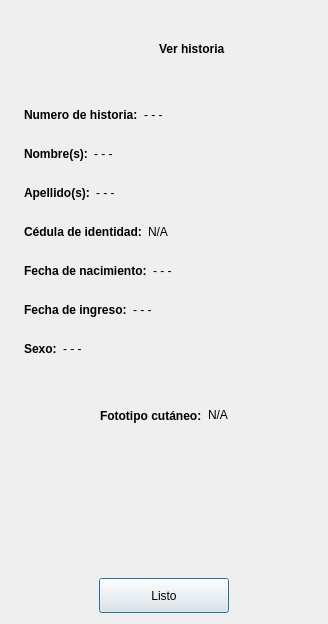
<?xml version="1.0" encoding="UTF-8"?>
<ui version="4.0">
 <class>dlgVerHistoria</class>
 <widget class="QDialog" name="dlgVerHistoria">
  <property name="geometry">
   <rect>
    <x>0</x>
    <y>0</y>
    <width>328</width>
    <height>624</height>
   </rect>
  </property>
  <property name="windowTitle">
   <string>Ver historia</string>
  </property>
  <property name="windowIcon">
   <iconset resource="recursos.qrc">
    <normaloff>:/img/logo_icono_nuevo.ico</normaloff>:/img/logo_icono_nuevo.ico</iconset>
  </property>
  <layout class="QGridLayout" name="gridLayout">
   <item row="0" column="0">
    <layout class="QVBoxLayout" name="verticalLayout_3">
     <item>
      <layout class="QVBoxLayout" name="verticalLayout_2">
       <item>
        <layout class="QHBoxLayout" name="horizontalLayout">
         <property name="sizeConstraint">
          <enum>QLayout::SetDefaultConstraint</enum>
         </property>
         <item>
          <spacer name="horizontalSpacer_14">
           <property name="orientation">
            <enum>Qt::Horizontal</enum>
           </property>
           <property name="sizeHint" stdset="0">
            <size>
             <width>40</width>
             <height>20</height>
            </size>
           </property>
          </spacer>
         </item>
         <item>
          <widget class="QLabel" name="etqLogoVer">
           <property name="minimumSize">
            <size>
             <width>50</width>
             <height>50</height>
            </size>
           </property>
           <property name="maximumSize">
            <size>
             <width>50</width>
             <height>50</height>
            </size>
           </property>
           <property name="text">
            <string/>
           </property>
           <property name="pixmap">
            <pixmap resource="recursos.qrc">:/img/historia.png</pixmap>
           </property>
           <property name="scaledContents">
            <bool>true</bool>
           </property>
          </widget>
         </item>
         <item>
          <widget class="QLabel" name="etqVer">
           <property name="font">
            <font>
             <weight>75</weight>
             <bold>true</bold>
            </font>
           </property>
           <property name="text">
            <string>Ver historia</string>
           </property>
          </widget>
         </item>
         <item>
          <spacer name="horizontalSpacer_7">
           <property name="orientation">
            <enum>Qt::Horizontal</enum>
           </property>
           <property name="sizeHint" stdset="0">
            <size>
             <width>40</width>
             <height>20</height>
            </size>
           </property>
          </spacer>
         </item>
        </layout>
       </item>
       <item>
        <spacer name="verticalSpacer_6">
         <property name="orientation">
          <enum>Qt::Vertical</enum>
         </property>
         <property name="sizeType">
          <enum>QSizePolicy::Fixed</enum>
         </property>
         <property name="sizeHint" stdset="0">
          <size>
           <width>20</width>
           <height>13</height>
          </size>
         </property>
        </spacer>
       </item>
       <item>
        <layout class="QHBoxLayout" name="horizontalLayout_12">
         <item>
          <spacer name="horizontalSpacer_12">
           <property name="orientation">
            <enum>Qt::Horizontal</enum>
           </property>
           <property name="sizeType">
            <enum>QSizePolicy::Fixed</enum>
           </property>
           <property name="sizeHint" stdset="0">
            <size>
             <width>13</width>
             <height>20</height>
            </size>
           </property>
          </spacer>
         </item>
         <item>
          <layout class="QVBoxLayout" name="verticalLayout">
           <item>
            <layout class="QHBoxLayout" name="horizontalLayout_11">
             <item>
              <widget class="QLabel" name="etqTituloIdHist">
               <property name="font">
                <font>
                 <weight>75</weight>
                 <bold>true</bold>
                </font>
               </property>
               <property name="text">
                <string>&lt;html&gt;&lt;head/&gt;&lt;body&gt;&lt;p&gt;Numero de historia:&lt;/p&gt;&lt;/body&gt;&lt;/html&gt;</string>
               </property>
              </widget>
             </item>
             <item>
              <widget class="QLabel" name="etqHistoria">
               <property name="minimumSize">
                <size>
                 <width>0</width>
                 <height>20</height>
                </size>
               </property>
               <property name="maximumSize">
                <size>
                 <width>251</width>
                 <height>20</height>
                </size>
               </property>
               <property name="font">
                <font>
                 <weight>50</weight>
                 <bold>false</bold>
                </font>
               </property>
               <property name="text">
                <string>&lt;html&gt;&lt;head/&gt;&lt;body&gt;&lt;p&gt;- - -&lt;/p&gt;&lt;/body&gt;&lt;/html&gt;</string>
               </property>
              </widget>
             </item>
             <item>
              <spacer name="horizontalSpacer_11">
               <property name="orientation">
                <enum>Qt::Horizontal</enum>
               </property>
               <property name="sizeHint" stdset="0">
                <size>
                 <width>40</width>
                 <height>20</height>
                </size>
               </property>
              </spacer>
             </item>
            </layout>
           </item>
           <item>
            <spacer name="verticalSpacer_5">
             <property name="orientation">
              <enum>Qt::Vertical</enum>
             </property>
             <property name="sizeType">
              <enum>QSizePolicy::Fixed</enum>
             </property>
             <property name="sizeHint" stdset="0">
              <size>
               <width>20</width>
               <height>13</height>
              </size>
             </property>
            </spacer>
           </item>
           <item>
            <layout class="QHBoxLayout" name="horizontalLayout_6">
             <item>
              <widget class="QLabel" name="etqTituloNombre">
               <property name="font">
                <font>
                 <weight>75</weight>
                 <bold>true</bold>
                </font>
               </property>
               <property name="text">
                <string>&lt;html&gt;&lt;head/&gt;&lt;body&gt;&lt;p&gt;Nombre(s):&lt;/p&gt;&lt;/body&gt;&lt;/html&gt;</string>
               </property>
              </widget>
             </item>
             <item>
              <widget class="QLabel" name="etqNombre">
               <property name="minimumSize">
                <size>
                 <width>0</width>
                 <height>20</height>
                </size>
               </property>
               <property name="maximumSize">
                <size>
                 <width>251</width>
                 <height>20</height>
                </size>
               </property>
               <property name="font">
                <font>
                 <weight>50</weight>
                 <bold>false</bold>
                </font>
               </property>
               <property name="text">
                <string>&lt;html&gt;&lt;head/&gt;&lt;body&gt;&lt;p&gt;- - -&lt;/p&gt;&lt;/body&gt;&lt;/html&gt;</string>
               </property>
              </widget>
             </item>
             <item>
              <spacer name="horizontalSpacer_5">
               <property name="orientation">
                <enum>Qt::Horizontal</enum>
               </property>
               <property name="sizeHint" stdset="0">
                <size>
                 <width>40</width>
                 <height>20</height>
                </size>
               </property>
              </spacer>
             </item>
            </layout>
           </item>
           <item>
            <spacer name="verticalSpacer_3">
             <property name="orientation">
              <enum>Qt::Vertical</enum>
             </property>
             <property name="sizeType">
              <enum>QSizePolicy::Fixed</enum>
             </property>
             <property name="sizeHint" stdset="0">
              <size>
               <width>20</width>
               <height>13</height>
              </size>
             </property>
            </spacer>
           </item>
           <item>
            <layout class="QHBoxLayout" name="horizontalLayout_5">
             <item>
              <widget class="QLabel" name="etqTituloApellido">
               <property name="font">
                <font>
                 <weight>75</weight>
                 <bold>true</bold>
                </font>
               </property>
               <property name="text">
                <string>&lt;html&gt;&lt;head/&gt;&lt;body&gt;&lt;p&gt;Apellido(s):&lt;/p&gt;&lt;/body&gt;&lt;/html&gt;</string>
               </property>
              </widget>
             </item>
             <item>
              <widget class="QLabel" name="etqApellido">
               <property name="minimumSize">
                <size>
                 <width>0</width>
                 <height>20</height>
                </size>
               </property>
               <property name="maximumSize">
                <size>
                 <width>251</width>
                 <height>20</height>
                </size>
               </property>
               <property name="font">
                <font>
                 <weight>50</weight>
                 <bold>false</bold>
                </font>
               </property>
               <property name="text">
                <string>&lt;html&gt;&lt;head/&gt;&lt;body&gt;&lt;p&gt;- - -&lt;/p&gt;&lt;/body&gt;&lt;/html&gt;</string>
               </property>
              </widget>
             </item>
             <item>
              <spacer name="horizontalSpacer_6">
               <property name="orientation">
                <enum>Qt::Horizontal</enum>
               </property>
               <property name="sizeHint" stdset="0">
                <size>
                 <width>40</width>
                 <height>20</height>
                </size>
               </property>
              </spacer>
             </item>
            </layout>
           </item>
           <item>
            <spacer name="verticalSpacer_4">
             <property name="orientation">
              <enum>Qt::Vertical</enum>
             </property>
             <property name="sizeType">
              <enum>QSizePolicy::Fixed</enum>
             </property>
             <property name="sizeHint" stdset="0">
              <size>
               <width>20</width>
               <height>13</height>
              </size>
             </property>
            </spacer>
           </item>
           <item>
            <layout class="QHBoxLayout" name="horizontalLayout_4">
             <item>
              <widget class="QLabel" name="etqTituloCedula">
               <property name="font">
                <font>
                 <weight>75</weight>
                 <bold>true</bold>
                </font>
               </property>
               <property name="text">
                <string>&lt;html&gt;&lt;head/&gt;&lt;body&gt;&lt;p&gt;Cédula de identidad:&lt;/p&gt;&lt;/body&gt;&lt;/html&gt;</string>
               </property>
              </widget>
             </item>
             <item>
              <widget class="QLabel" name="etqCedula">
               <property name="minimumSize">
                <size>
                 <width>91</width>
                 <height>16</height>
                </size>
               </property>
               <property name="maximumSize">
                <size>
                 <width>91</width>
                 <height>16</height>
                </size>
               </property>
               <property name="font">
                <font>
                 <weight>50</weight>
                 <bold>false</bold>
                </font>
               </property>
               <property name="text">
                <string>&lt;html&gt;&lt;head/&gt;&lt;body&gt;&lt;p&gt;N/A&lt;/p&gt;&lt;/body&gt;&lt;/html&gt;</string>
               </property>
              </widget>
             </item>
             <item>
              <spacer name="horizontalSpacer_9">
               <property name="orientation">
                <enum>Qt::Horizontal</enum>
               </property>
               <property name="sizeHint" stdset="0">
                <size>
                 <width>40</width>
                 <height>20</height>
                </size>
               </property>
              </spacer>
             </item>
            </layout>
           </item>
           <item>
            <spacer name="verticalSpacer_7">
             <property name="orientation">
              <enum>Qt::Vertical</enum>
             </property>
             <property name="sizeType">
              <enum>QSizePolicy::Fixed</enum>
             </property>
             <property name="sizeHint" stdset="0">
              <size>
               <width>20</width>
               <height>13</height>
              </size>
             </property>
            </spacer>
           </item>
           <item>
            <layout class="QHBoxLayout" name="horizontalLayout_3">
             <item>
              <widget class="QLabel" name="etqTituloFechaNac">
               <property name="font">
                <font>
                 <weight>75</weight>
                 <bold>true</bold>
                </font>
               </property>
               <property name="text">
                <string>&lt;html&gt;&lt;head/&gt;&lt;body&gt;&lt;p&gt;Fecha de nacimiento:&lt;/p&gt;&lt;/body&gt;&lt;/html&gt;</string>
               </property>
              </widget>
             </item>
             <item>
              <widget class="QLabel" name="etqFechaNac">
               <property name="minimumSize">
                <size>
                 <width>91</width>
                 <height>16</height>
                </size>
               </property>
               <property name="maximumSize">
                <size>
                 <width>91</width>
                 <height>16</height>
                </size>
               </property>
               <property name="font">
                <font>
                 <weight>50</weight>
                 <bold>false</bold>
                </font>
               </property>
               <property name="text">
                <string>&lt;html&gt;&lt;head/&gt;&lt;body&gt;&lt;p&gt;- - -&lt;/p&gt;&lt;/body&gt;&lt;/html&gt;</string>
               </property>
              </widget>
             </item>
             <item>
              <spacer name="horizontalSpacer_13">
               <property name="orientation">
                <enum>Qt::Horizontal</enum>
               </property>
               <property name="sizeHint" stdset="0">
                <size>
                 <width>40</width>
                 <height>20</height>
                </size>
               </property>
              </spacer>
             </item>
            </layout>
           </item>
           <item>
            <spacer name="verticalSpacer_9">
             <property name="orientation">
              <enum>Qt::Vertical</enum>
             </property>
             <property name="sizeType">
              <enum>QSizePolicy::Fixed</enum>
             </property>
             <property name="sizeHint" stdset="0">
              <size>
               <width>20</width>
               <height>13</height>
              </size>
             </property>
            </spacer>
           </item>
           <item>
            <layout class="QHBoxLayout" name="horizontalLayout_7">
             <item>
              <widget class="QLabel" name="etqTituloFechaIng">
               <property name="font">
                <font>
                 <weight>75</weight>
                 <bold>true</bold>
                </font>
               </property>
               <property name="text">
                <string>&lt;html&gt;&lt;head/&gt;&lt;body&gt;&lt;p&gt;Fecha de ingreso:&lt;/p&gt;&lt;/body&gt;&lt;/html&gt;</string>
               </property>
              </widget>
             </item>
             <item>
              <widget class="QLabel" name="etqFechaIng">
               <property name="minimumSize">
                <size>
                 <width>91</width>
                 <height>16</height>
                </size>
               </property>
               <property name="maximumSize">
                <size>
                 <width>91</width>
                 <height>16</height>
                </size>
               </property>
               <property name="font">
                <font>
                 <weight>50</weight>
                 <bold>false</bold>
                </font>
               </property>
               <property name="text">
                <string>&lt;html&gt;&lt;head/&gt;&lt;body&gt;&lt;p&gt;- - -&lt;/p&gt;&lt;/body&gt;&lt;/html&gt;</string>
               </property>
              </widget>
             </item>
             <item>
              <spacer name="horizontalSpacer_17">
               <property name="orientation">
                <enum>Qt::Horizontal</enum>
               </property>
               <property name="sizeHint" stdset="0">
                <size>
                 <width>40</width>
                 <height>20</height>
                </size>
               </property>
              </spacer>
             </item>
            </layout>
           </item>
           <item>
            <spacer name="verticalSpacer_8">
             <property name="orientation">
              <enum>Qt::Vertical</enum>
             </property>
             <property name="sizeType">
              <enum>QSizePolicy::Fixed</enum>
             </property>
             <property name="sizeHint" stdset="0">
              <size>
               <width>20</width>
               <height>13</height>
              </size>
             </property>
            </spacer>
           </item>
           <item>
            <layout class="QHBoxLayout" name="horizontalLayout_8">
             <item>
              <widget class="QLabel" name="etqTituloSexo">
               <property name="font">
                <font>
                 <weight>75</weight>
                 <bold>true</bold>
                </font>
               </property>
               <property name="text">
                <string>&lt;html&gt;&lt;head/&gt;&lt;body&gt;&lt;p&gt;Sexo:&lt;/p&gt;&lt;/body&gt;&lt;/html&gt;</string>
               </property>
              </widget>
             </item>
             <item>
              <widget class="QLabel" name="etqSexo">
               <property name="minimumSize">
                <size>
                 <width>91</width>
                 <height>16</height>
                </size>
               </property>
               <property name="maximumSize">
                <size>
                 <width>91</width>
                 <height>16</height>
                </size>
               </property>
               <property name="font">
                <font>
                 <weight>50</weight>
                 <bold>false</bold>
                </font>
               </property>
               <property name="text">
                <string>&lt;html&gt;&lt;head/&gt;&lt;body&gt;&lt;p&gt;- - -&lt;/p&gt;&lt;/body&gt;&lt;/html&gt;</string>
               </property>
              </widget>
             </item>
             <item>
              <spacer name="horizontalSpacer_15">
               <property name="orientation">
                <enum>Qt::Horizontal</enum>
               </property>
               <property name="sizeHint" stdset="0">
                <size>
                 <width>40</width>
                 <height>20</height>
                </size>
               </property>
              </spacer>
             </item>
            </layout>
           </item>
          </layout>
         </item>
         <item>
          <spacer name="horizontalSpacer_16">
           <property name="orientation">
            <enum>Qt::Horizontal</enum>
           </property>
           <property name="sizeType">
            <enum>QSizePolicy::Fixed</enum>
           </property>
           <property name="sizeHint" stdset="0">
            <size>
             <width>13</width>
             <height>20</height>
            </size>
           </property>
          </spacer>
         </item>
        </layout>
       </item>
       <item>
        <spacer name="verticalSpacer_10">
         <property name="orientation">
          <enum>Qt::Vertical</enum>
         </property>
         <property name="sizeType">
          <enum>QSizePolicy::Fixed</enum>
         </property>
         <property name="sizeHint" stdset="0">
          <size>
           <width>20</width>
           <height>13</height>
          </size>
         </property>
        </spacer>
       </item>
       <item>
        <layout class="QHBoxLayout" name="horizontalLayout_9">
         <item>
          <spacer name="horizontalSpacer_2">
           <property name="orientation">
            <enum>Qt::Horizontal</enum>
           </property>
           <property name="sizeHint" stdset="0">
            <size>
             <width>40</width>
             <height>20</height>
            </size>
           </property>
          </spacer>
         </item>
         <item>
          <widget class="QLabel" name="etqTituloFototipo">
           <property name="font">
            <font>
             <weight>75</weight>
             <bold>true</bold>
            </font>
           </property>
           <property name="text">
            <string>Fototipo cutáneo:</string>
           </property>
          </widget>
         </item>
         <item>
          <widget class="QLabel" name="etqNumFototipo">
           <property name="font">
            <font>
             <weight>50</weight>
             <bold>false</bold>
            </font>
           </property>
           <property name="text">
            <string>&lt;html&gt;&lt;head/&gt;&lt;body&gt;&lt;p&gt;N/A&lt;/p&gt;&lt;/body&gt;&lt;/html&gt;</string>
           </property>
          </widget>
         </item>
         <item>
          <spacer name="horizontalSpacer">
           <property name="orientation">
            <enum>Qt::Horizontal</enum>
           </property>
           <property name="sizeHint" stdset="0">
            <size>
             <width>40</width>
             <height>20</height>
            </size>
           </property>
          </spacer>
         </item>
        </layout>
       </item>
       <item>
        <layout class="QHBoxLayout" name="horizontalLayout_10">
         <item>
          <spacer name="horizontalSpacer_10">
           <property name="orientation">
            <enum>Qt::Horizontal</enum>
           </property>
           <property name="sizeHint" stdset="0">
            <size>
             <width>40</width>
             <height>20</height>
            </size>
           </property>
          </spacer>
         </item>
         <item>
          <widget class="QLabel" name="etqFototipo">
           <property name="minimumSize">
            <size>
             <width>100</width>
             <height>100</height>
            </size>
           </property>
           <property name="maximumSize">
            <size>
             <width>100</width>
             <height>100</height>
            </size>
           </property>
           <property name="text">
            <string/>
           </property>
           <property name="pixmap">
            <pixmap resource="recursos.qrc">:/img/vacio.png</pixmap>
           </property>
           <property name="scaledContents">
            <bool>true</bool>
           </property>
          </widget>
         </item>
         <item>
          <spacer name="horizontalSpacer_8">
           <property name="orientation">
            <enum>Qt::Horizontal</enum>
           </property>
           <property name="sizeHint" stdset="0">
            <size>
             <width>40</width>
             <height>20</height>
            </size>
           </property>
          </spacer>
         </item>
        </layout>
       </item>
      </layout>
     </item>
     <item>
      <spacer name="verticalSpacer_11">
       <property name="orientation">
        <enum>Qt::Vertical</enum>
       </property>
       <property name="sizeType">
        <enum>QSizePolicy::Fixed</enum>
       </property>
       <property name="sizeHint" stdset="0">
        <size>
         <width>20</width>
         <height>13</height>
        </size>
       </property>
      </spacer>
     </item>
     <item>
      <layout class="QHBoxLayout" name="horizontalLayout_2">
       <item>
        <spacer name="horizontalSpacer_4">
         <property name="orientation">
          <enum>Qt::Horizontal</enum>
         </property>
         <property name="sizeHint" stdset="0">
          <size>
           <width>38</width>
           <height>18</height>
          </size>
         </property>
        </spacer>
       </item>
       <item>
        <widget class="QPushButton" name="btnListo">
         <property name="minimumSize">
          <size>
           <width>130</width>
           <height>35</height>
          </size>
         </property>
         <property name="maximumSize">
          <size>
           <width>130</width>
           <height>35</height>
          </size>
         </property>
         <property name="text">
          <string>Listo</string>
         </property>
         <property name="iconSize">
          <size>
           <width>20</width>
           <height>20</height>
          </size>
         </property>
        </widget>
       </item>
       <item>
        <spacer name="horizontalSpacer_3">
         <property name="orientation">
          <enum>Qt::Horizontal</enum>
         </property>
         <property name="sizeHint" stdset="0">
          <size>
           <width>40</width>
           <height>20</height>
          </size>
         </property>
        </spacer>
       </item>
      </layout>
     </item>
    </layout>
   </item>
  </layout>
 </widget>
 <resources>
  <include location="recursos.qrc"/>
 </resources>
 <connections/>
</ui>
